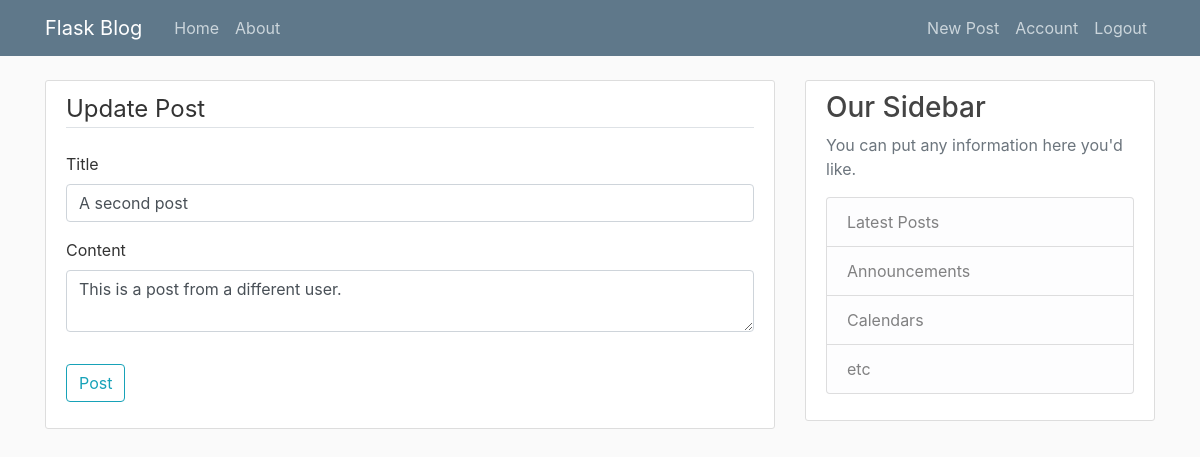
The app's page /post/2/update (signed in), older data.
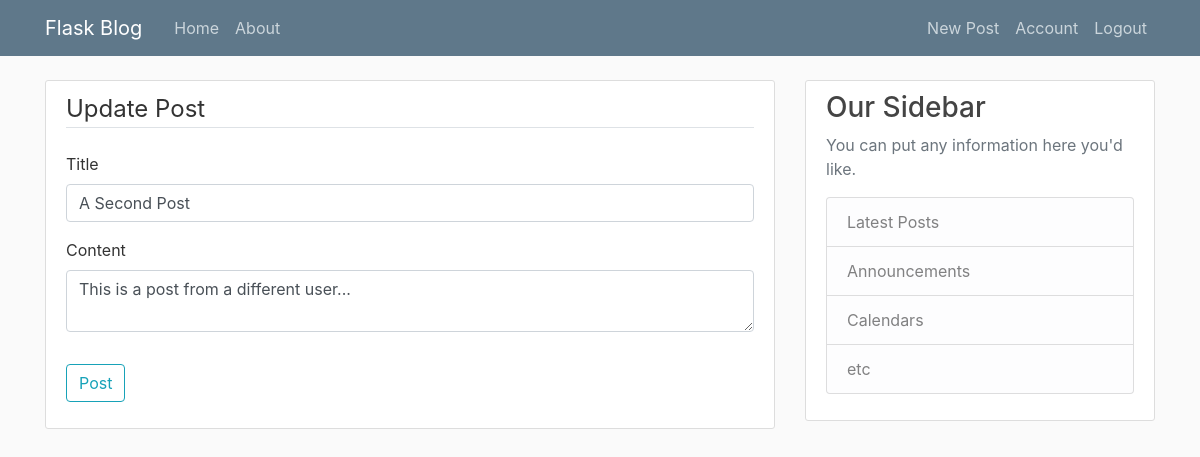
The same page, newer data.
### flaskblog/models.py (models this page shows, shortened)
class Post(db.Model):
    id = db.Column(db.Integer, primary_key=True)
    title = db.Column(db.String(100), nullable=False)
    date_posted = db.Column(db.DateTime, nullable=False, default=datetime.utcnow)
    content = db.Column(db.Text, nullable=False)
    user_id = db.Column(db.Integer, db.ForeignKey('user.id'), nullable=False)

### flaskblog/routes.py (the view)
@app.route("/post/<int:post_id>/update", methods=['GET', 'POST'])
@login_required
def update_post(post_id):
    selected_post = Post.query.get_or_404(post_id)
    if selected_post.author != current_user:
        abort(403)
    form = PostForm()
    if form.validate_on_submit():
        selected_post.title = form.title.data
        selected_post.content = form.content.data
        db.session.commit()
        flash("Your post has been updated!", "success")
        return redirect(url_for('post', post_id=selected_post.id))
    elif request.method == "GET":
        form.title.data = selected_post.title
        form.content.data = selected_post.content
    return render_template('create_post.html', title='Update Post', form=form, legend="Update Post")

### flaskblog/forms.py
class PostForm(FlaskForm):
    title = StringField("Title", validators=[DataRequired()])
    content = TextAreaField("Content", validators=[DataRequired()])
    submit = SubmitField('Post')

### flaskblog/models.py (called while the page is built)
@login_manager.user_loader
def load_user(user_id):
    return User.query.get(int(user_id))

### flaskblog/templates/create_post.html (shortened to what this page needs)
{% extends "layout.html" %}
{% block content %}
<div class="content-section">
    <form method="post" action="">
        <fieldset class="form-group">
            <legend class="border-bottom mb-4">{{ legend }}</legend>
            <div class="form-group">
                {{ form.title.label(class="form-control-label") }}
                {% if form.title.errors %}
                {{ form.title(class="form-control from-control-lg form-control-lg is-invalid") }}
                <div class="invalid-feedback">
                    {% for error in form.title.errors %}
                    <span>{{ error }}</span>
                    {% endfor %}
                </div>
                {% else %}
                {{ form.title(class="form-control from-control-lg") }}
                {% endif %}
            </div>
            <div class="form-group">
                {{ form.content.label(class="form-control-label") }}
                {% if form.content.errors %}
                {{ form.content(class="form-control from-control-lg form-control-lg is-invalid") }}
                <div class="invalid-feedback">
                    {% for error in form.content.errors %}
                    <span>{{ error }}</span>
                    {% endfor %}
                </div>
                {% else %}
                {{ form.content(class="form-control from-control-lg") }}
                {% endif %}
            </div>
        </fieldset>
        <div class="form-group">
            {{ form.submit(class="btn btn-outline-info") }}
        </div>
    </form>
</div>
{% endblock content %}

Row changes from the older to the newer data that the page shows:
changed Post: title "A second post" → "A Second Post"; content "This is a post from a different user." → "This is a post from a different user..."
